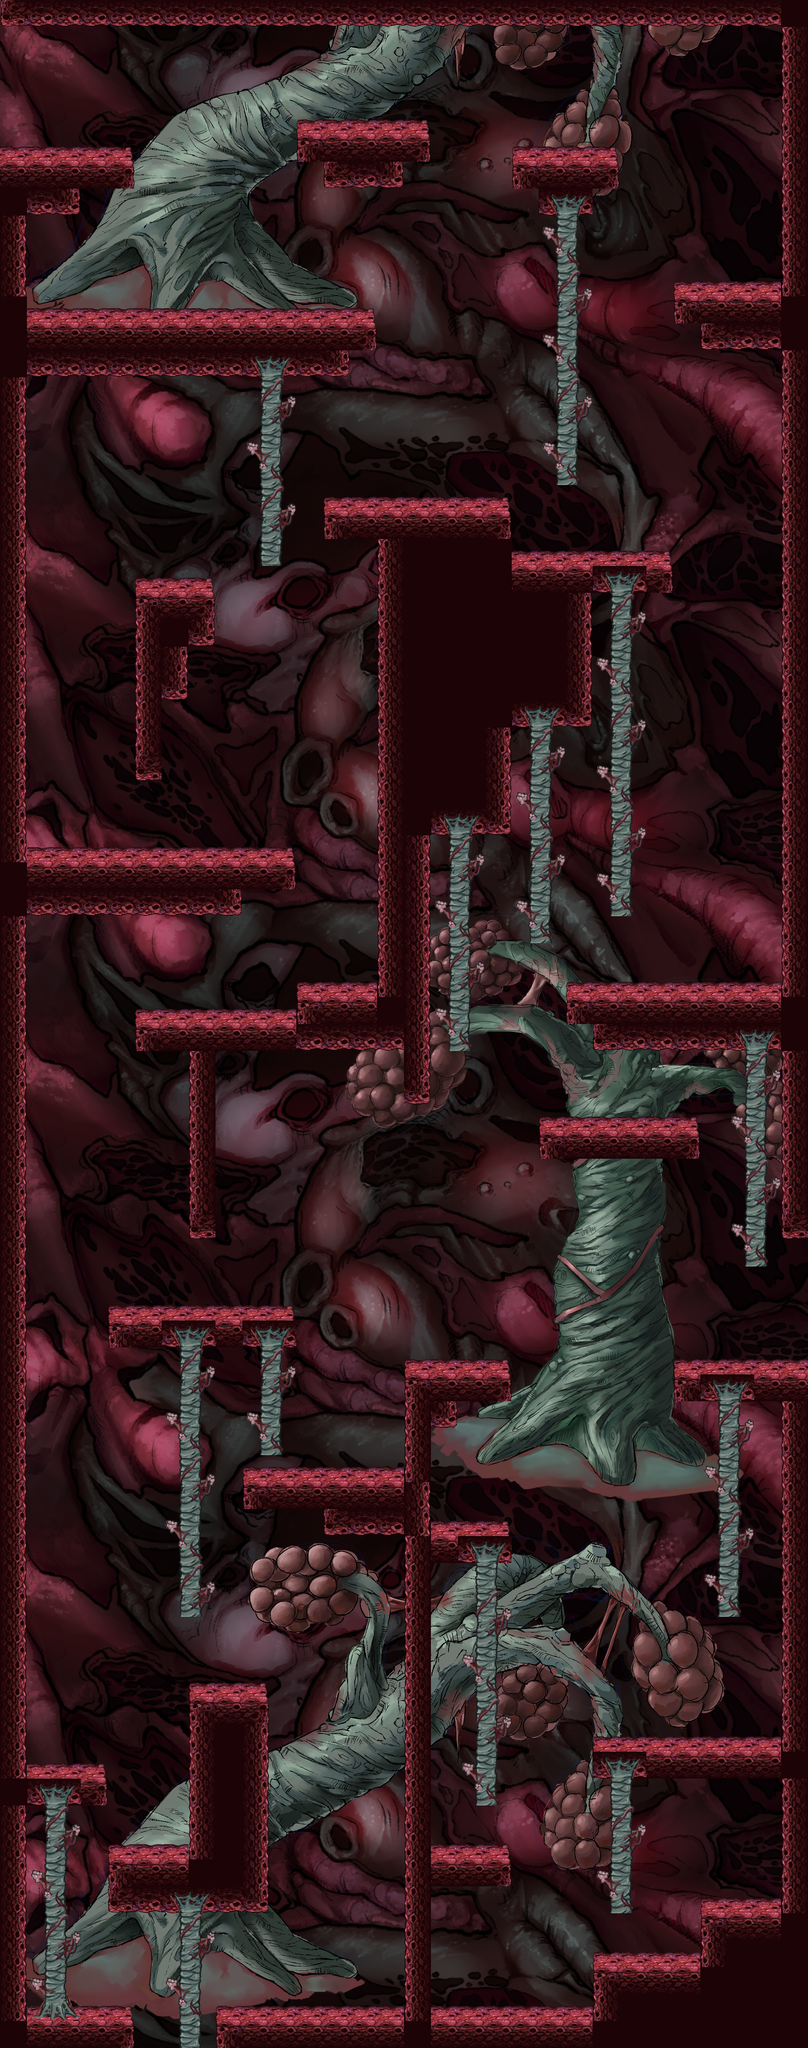

A 2D game scene composited from a Tiled map and its tileset images. What follows is a short description and the map's XML, with each tile layer's data collapsed to a summary:
An orthogonal 30x76 tile map with 64x64 px tiles, 5 tile layers (Background, Navigation, Middleground, Solid, ...), 1 hidden layer not drawn, 7 tilesets and 24 objects (13x Climbable, 4x Enemy, 3x Door, Player, Checkpoint, ...).

<map version="1.10" tiledversion="1.11.2" orientation="orthogonal" renderorder="right-down" width="30" height="76" tilewidth="64" tileheight="64" infinite="0" nextlayerid="10" nextobjectid="28">
 <properties>
  <property name="Draw" type="bool" value="true" />
 </properties>
 <tileset firstgid="1" name="atlas_2.4" tilewidth="64" tileheight="64" tilecount="256" columns="16">
  <image source="atlas_2.4.png" width="1024" height="1024" />
 </tileset>
 <tileset firstgid="257" name="TileMetadata" tilewidth="64" tileheight="64" tilecount="2" columns="2">
  <image source="TileMetadata.png" width="128" height="64" />
 </tileset>
 <tileset firstgid="259" name="Middleground_Pulmon" tilewidth="1920" tileheight="4864" tilecount="1" columns="1">
  <image source="../Textures/Backgrounds/Pulmones/Middleground_Sala6.png" width="1920" height="4864" />
 </tileset>
 <tileset firstgid="260" name="atñas_2.6" tilewidth="64" tileheight="64" tilecount="256" columns="16">
  <image source="atñas_2.6.png" width="1024" height="1024" />
 </tileset>
 <tileset firstgid="516" name="BACKGROUND" tilewidth="64" tileheight="64" tilecount="608" columns="32">
  <image source="../Textures/Backgrounds/Pulmones/Background Pulmon 1.png" width="2048" height="1216" />
 </tileset>
 <tileset firstgid="3030" name="middle2" tilewidth="64" tileheight="64" tilecount="990" columns="33">
  <image source="../Textures/Backgrounds/Pulmones/Abeoles2.png" width="2160" height="1920" />
 </tileset>
 <tileset firstgid="4020" name="middle3" tilewidth="64" tileheight="64" tilecount="990" columns="33">
  <image source="../Textures/Backgrounds/Pulmones/Abeoles3.png" width="2160" height="1920" />
 </tileset>
 <layer id="6" name="Background" width="30" height="76">
  <properties>
   <property name="Draw" type="bool" value="true" />
  </properties>
  <data>[2280 cells, 2280 non-empty, 570 distinct tile ids]</data>
 </layer>
 <layer id="9" name="Navigation" width="30" height="76">
  <properties>
   <property name="Navigation" type="bool" value="true" />
  </properties>
  <data>[2280 cells, 0 non-empty, 0 distinct tile ids]</data>
 </layer>
 <layer id="8" name="Middleground" width="30" height="76">
  <properties>
   <property name="Draw" type="bool" value="true" />
  </properties>
  <data>[2280 cells, 1336 non-empty, 967 distinct tile ids]</data>
 </layer>
 <layer id="1" name="Solid" width="30" height="76">
  <properties>
   <property name="Draw" type="bool" value="true" />
  </properties>
  <data>[2280 cells, 540 non-empty, 11 distinct tile ids]</data>
 </layer>
 <layer id="2" name="Map" width="30" height="76">
  <properties>
   <property name="Draw" type="bool" value="true" />
  </properties>
  <data>[2280 cells, 376 non-empty, 17 distinct tile ids]</data>
 </layer>
 <layer id="3" name="Collisions" width="30" height="76" visible="0">
  <data>[2280 cells, 443 non-empty, 1 distinct tile ids]</data>
 </layer>
 <objectgroup id="4" name="Entities">
  <object id="1" name="Door" type="Door" x="247.669" y="4836.31" width="341.025" height="24.3555">
   <properties>
    <property name="Destination" value="MapPulmo_Sala2.tmx" />
    <property name="Type" value="Door" />
    <property name="playerX" type="float" value="2363" />
    <property name="playerY" type="float" value="330" />
   </properties>
  </object>
  <object id="2" name="Door" type="Door" x="1902.21" y="2948.43" width="25.8735" height="312.234">
   <properties>
    <property name="Destination" value="MapPulmo_Sala16.tmx" />
    <property name="Type" value="Door" />
    <property name="playerX" type="float" value="148" />
    <property name="playerY" type="float" value="5104" />
   </properties>
  </object>
  <object id="3" name="Door" type="Door" x="2.21477" y="77.2163" width="25.8735" height="312.234">
   <properties>
    <property name="Destination" value="MapPulmo_Sala10.tmx" />
    <property name="Type" value="Door" />
    <property name="playerX" type="float" value="5576" />
    <property name="playerY" type="float" value="3616" />
   </properties>
  </object>
  <object id="5" name="Player" type="Player" x="783.241" y="4638.76">
   <point />
  </object>
  <object id="8" name="Climbable" type="Climbable" x="1127.52" y="3708.91" width="48" height="576.125">
   <properties>
    <property name="Type" value="Climbable" />
   </properties>
  </object>
  <object id="9" name="Climbable" type="Climbable" x="1703.27" y="3321.03" width="48" height="518.549">
   <properties>
    <property name="Type" value="Climbable" />
   </properties>
  </object>
  <object id="10" name="Climbable" type="Climbable" x="1451.76" y="4205.88" width="48" height="336.731">
   <properties>
    <property name="Type" value="Climbable" />
   </properties>
  </object>
  <object id="11" name="Climbable" type="Climbable" x="109.333" y="4278.6" width="48" height="511.519">
   <properties>
    <property name="Type" value="Climbable" />
   </properties>
  </object>
  <object id="12" name="Climbable" type="Climbable" x="427.333" y="4538.6" width="48" height="325.519">
   <properties>
    <property name="Type" value="Climbable" />
   </properties>
  </object>
  <object id="13" name="Climbable" type="Climbable" x="427.333" y="3196.6" width="48" height="639.519">
   <properties>
    <property name="Type" value="Climbable" />
   </properties>
  </object>
  <object id="14" name="Climbable" type="Climbable" x="621.333" y="3198.6" width="48" height="253.519">
   <properties>
    <property name="Type" value="Climbable" />
   </properties>
  </object>
  <object id="15" name="Climbable" type="Climbable" x="1772.85" y="2489.51" width="48" height="517.155">
   <properties>
    <property name="Type" value="Climbable" />
   </properties>
  </object>
  <object id="16" name="Climbable" type="Climbable" x="1066.79" y="1980.42" width="48" height="517.155">
   <properties>
    <property name="Type" value="Climbable" />
   </properties>
  </object>
  <object id="17" name="Climbable" type="Climbable" x="1257.7" y="1716.79" width="48" height="517.155">
   <properties>
    <property name="Type" value="Climbable" />
   </properties>
  </object>
  <object id="18" name="Climbable" type="Climbable" x="1448.61" y="1395.57" width="48" height="777.761">
   <properties>
    <property name="Type" value="Climbable" />
   </properties>
  </object>
  <object id="19" name="Climbable" type="Climbable" x="618.303" y="877.392" width="48" height="456.549">
   <properties>
    <property name="Type" value="Climbable" />
   </properties>
  </object>
  <object id="20" name="Climbable" type="Climbable" x="1321.33" y="507.695" width="48" height="638.367">
   <properties>
    <property name="Type" value="Climbable" />
   </properties>
  </object>
  <object id="21" name="Eosinofilo" type="Enemy" x="1437.54" y="3584">
   <point />
  </object>
  <object id="22" name="Eosinofilo" type="Enemy" x="673.477" y="1662.03">
   <point />
  </object>
  <object id="23" name="Asperguilus" type="Enemy" x="984.615" y="1134.28">
   <point />
  </object>
  <object id="24" name="VirusBasico" type="Enemy" x="1319.38" y="240.246">
   <point />
  </object>
  <object id="25" name="CheckPoint" type="Checkpoint" x="320.185" y="511.221" width="256" height="256">
   <properties>
    <property name="isActive" type="bool" value="false" />
   </properties>
  </object>
  <object id="26" name="Collectibles" type="Collectibles" x="1186" y="4686">
   <properties>
    <property name="c_num" type="int" value="5" />
   </properties>
   <point />
  </object>
  <object id="27" name="dialogTrigger9" type="dialogTrigger" x="371.601" y="590.512" width="161.451" height="176.182">
   <properties>
    <property name="Type" value="dialogTrigger" />
    <property name="_id" type="int" value="27" />
    <property name="amount" type="int" value="2" />
    <property name="lock" type="bool" value="true" />
   </properties>
  </object>
 </objectgroup>
 <objectgroup id="5" name="Anim_Tiles" />
</map>
